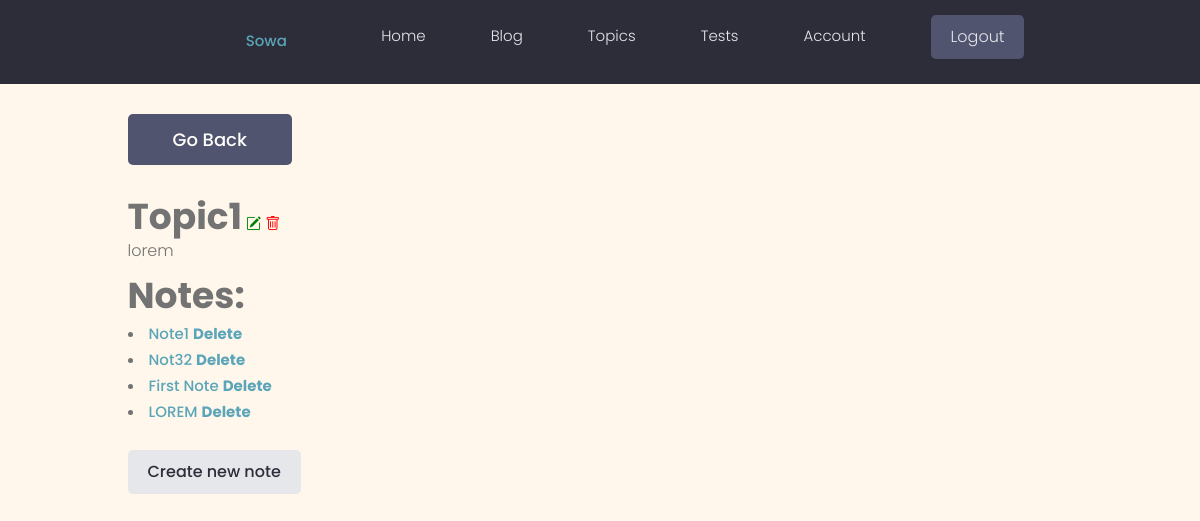
Screenshot of /note/e3e1aa91053645c391f2930d62107428/ (signed in) with the database file from the repository.
### notes/models.py (models this page shows, shortened)
class Topic(models.Model):
    owner = models.ForeignKey(Profile, on_delete=models.CASCADE, null=True, blank=True)
    title = models.CharField(max_length=128)
    description = models.CharField(max_length=400)
    created = models.DateTimeField(auto_now_add=True)
    id = models.UUIDField(default=uuid.uuid4, unique=True, primary_key=True, editable=False)

class Note(models.Model):
    topic = models.ForeignKey(Topic, on_delete=models.CASCADE, null=True, blank=True)
    title = models.CharField(max_length=128)
    summary = models.CharField(max_length=500)
    created = models.DateTimeField(auto_now_add=True)
    modified = models.DateTimeField(auto_now=True)
    id = models.UUIDField(default=uuid.uuid4, unique=True, primary_key=True, editable=False)

### notes/views.py (the view)
# urls.py: path('<str:pk>/', views.topic_detail, name='topic-detail'),
@login_required(login_url='login')
def topic_detail(request, pk):
    profile = request.user.profile
    topic = profile.topic_set.get(id=pk)
    notes = topic.note_set.all()
    return render(
        request,
        'notes/topic_detail.html',
        context={
            'topic': topic,
            'notes': notes
        }
    )

### notes/templates/notes/topic_detail.html
{% extends 'main.html' %}
{% block content %}
<div class="container">
<a class="btn btn--sub btn--lg  my-md" href="{% url 'topic-list' %}">Go Back</a>
<br>
<h2 style="display: inline">{{topic.title}}</h2>
<a href="{% url 'update-topic' topic.id %}?next=/note/{{topic.pk}}"><i class="bi bi-pencil-square" style="color:green"></i></a>
<a href="{% url 'delete-topic' topic.id %}?next=/note/{{topic.pk}}"><i class="bi bi-trash" style="color:red"></i></a>
    <p>{{topic.description}}</p>
<h2>Notes:</h2>
{% for note in notes %}
    <li>
<a href="{% url 'note-update' topic.id note.id %}?next=/note/{{topic.pk}}">{{note.title}}</a>
<a href="{% url 'note-delete' topic.id note.id %}?next=/note/{{topic.pk}}"><b>Delete</b></a>
</li>
{% endfor %}
<br>
<a href="{% url 'create-note' topic.id %}?next=/note/{{topic.pk}}" class="btn">Create new note</a>
    </div>
{% endblock content %}

### static/styles/app.css (style rules this page uses)
:root { --color-sub: #2d2d39; }
.btn--sub { background-color: var(--color-sub-light); }

### static/uikit/styles/modules/_variables.css (style rules this page uses)
:root { --color-main: #5aa5b9; --color-main-light: #e6faff; --color-sub: #3f4156; --color-sub-light: #51546e; --color-sub-lighter: #ededfd; --color-text: #737373; --color-gray: #8b8b8b; --color-light: #e5e7eb; --color-light-gray: #767676; --color-bg: #f8fafd; --color-white: #fffefd; --color-white-light: #f3f3f3; --color-success: #359e64; --color-success-bg: #def8e8; --color-error: #fc4b0b; --color-error-bg: #fff2ee; --font-base: 'Poppins', arial, helvetica, 'Segoe UI', roboto, ubuntu, sans-serif; --font-monospace: 'Fira Code', 'Courier New', courier, monospace; --font-regular: 300; --font-medium: 500; --font-bold: 700; --generic-shadow: 1px 1px 5px #00000010; --generic-transition: all 0.3s ease-in-out; }

### static/uikit/styles/modules/_base.css (style rules this page uses)
* { margin: 0; padding: 0; box-sizing: border-box; text-rendering: optimizeLegibility; color: inherit; font-size: inherit; }
html { font-size: 50%; }
@media only screen and (min-width: 480px) { html { font-size: 56.25%; } }
@media only screen and (min-width: 1200px) { html { font-size: 62.5%; } }
body { line-height: 1.6; font-weight: 400; font-size: 1.5rem; color: var(--color-text); background-color: var(--color-bg); min-height: 100vh; }

### static/uikit/styles/modules/_typography.css (style rules this page uses)
* { font-family: var(--font-base); }
h2 { font-size: 3.6rem; font-weight: var(--font-bold); }
p, span, strong { font-size: 1.6rem; color: var(--color-text); font-weight: var(--font-regular); }
a { padding-bottom: 2px; text-decoration: none; display: inline-block; color: var(--color-main); font-weight: var(--font-medium); }

### static/uikit/styles/modules/_utilities.css (style rules this page uses)
.container { width: 92%; max-width: 165rem; margin: 0 auto; box-sizing: border-box; }
@media screen and (min-width: 1000px) { .container { width: 90%; } }
@media screen and (min-width: 1200px) { .container { width: 80%; } }
.my-md { margin: 3rem auto; }

### static/uikit/styles/modules/_button.css (style rules this page uses)
.btn { display: inline-block; position: relative; cursor: pointer; background-color: var(--color-light); font-weight: var(--font-medium); color: var(--color-sub); text-decoration: none; padding: 1rem 2rem; border-radius: 0.5rem; border: none; width: -webkit-fit-content; width: -moz-fit-content; width: fit-content; height: -webkit-fit-content; height: -moz-fit-content; height: fit-content; font-size: 1.6rem; outline-width: 0; outline-color: transparent; -webkit-backface-visibility: hidden; backface-visibility: hidden; transition: all 0.3s ease-in-out; }
.btn--sub { background-color: var(--color-sub); color: var(--color-white); }
.btn--lg { font-size: 1.8rem; padding: 1.2rem 4.5rem; }

### rows the page displays
Topic: title "Topic1", description "lorem"
Note: title "Note1"
Note: title "Not32"
Note: title "First Note"
Note: title "LOREM"
